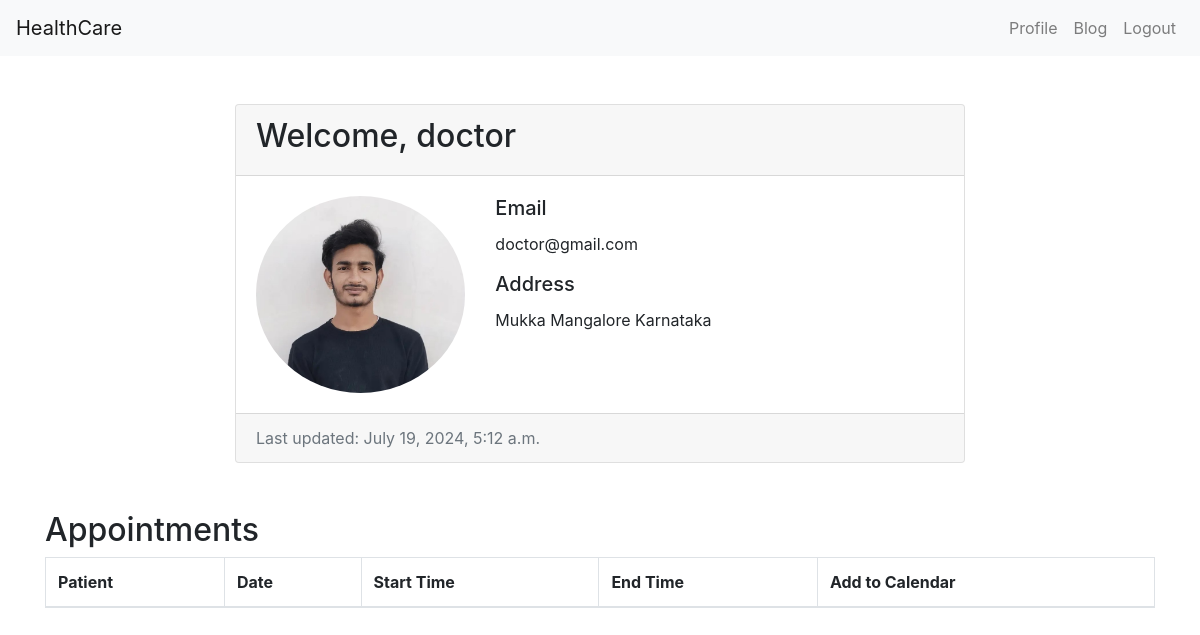
Before: /doctor_dashboard/ (signed in) with the older database file.
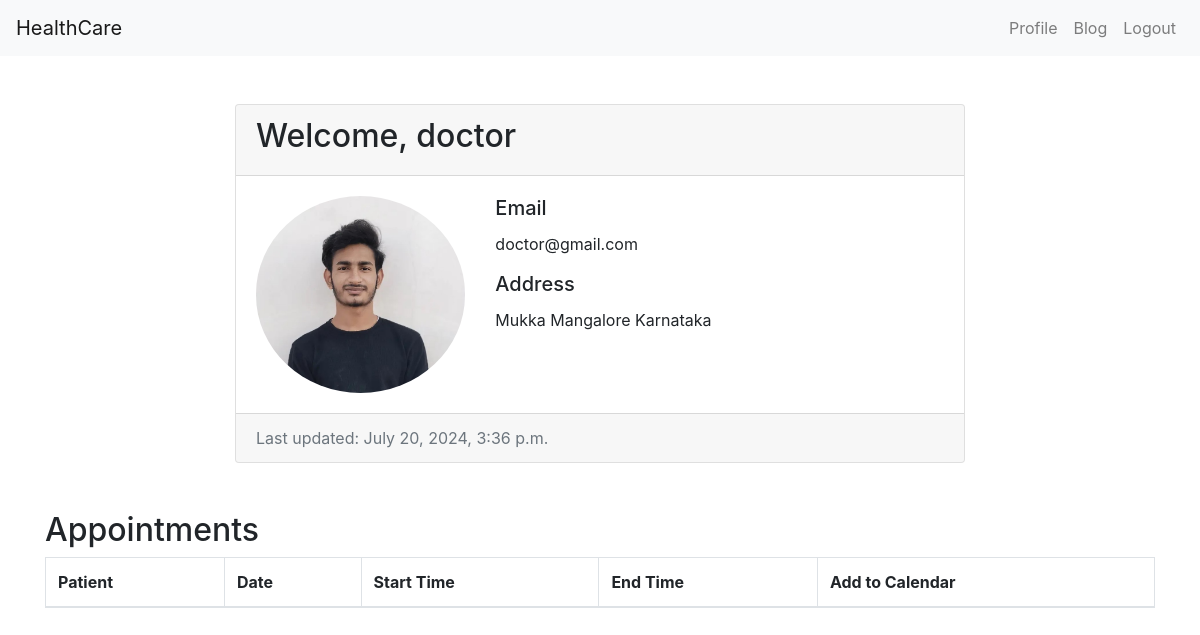
After: the same page with the newer database file.
### accounts/models.py (models this page shows)
class User(AbstractUser):
    is_patient = models.BooleanField(default=False)
    is_doctor = models.BooleanField(default=False)
    address = models.TextField(blank=True, null=True)
    profile_picture = models.ImageField(upload_to='profile_pics/', blank=True, null=True)
    groups = models.ManyToManyField(
        Group,
        related_name='custom_user_set',  # Unique related name for custom User model
        blank=True,
        help_text='The groups this user belongs to.',
        related_query_name='user'
    )
    user_permissions = models.ManyToManyField(
        Permission,
        related_name='custom_user_set',  # Unique related name for custom User model
        blank=True,
        help_text='Specific permissions for this user.',
        related_query_name='user'
    )

### accounts/decorators.py (the view)
        def _wrapped_view(request, *args, **kwargs):
            if not getattr(request.user, f'is_{user_type}', False):
                return HttpResponseForbidden("You are not authorized to view this page.")
            return view_func(request, *args, **kwargs)

### accounts/views.py (called while the page is built)
@login_required
@user_type_required('doctor')
def doctor_dashboard(request):
    if not request.user.is_doctor:
        return HttpResponseForbidden("You are not authorized to view this page.")
    appointments = Appointment.objects.filter(doctor=request.user)
    return render(request, 'doctor_dashboard.html', {'appointments': appointments})

### templates/doctor_dashboard.html (shortened to what this page needs)
<!DOCTYPE html>
<html lang="en">
<head>
    <link href="https://stackpath.bootstrapcdn.com/bootstrap/4.5.2/css/bootstrap.min.css" rel="stylesheet">
</head>
<body>
    <nav class="navbar navbar-expand-lg navbar-light bg-light">
        <a class="navbar-brand" href="#">HealthCare</a>
        <div class="collapse navbar-collapse" id="navbarNav">
            <ul class="navbar-nav ml-auto">
                <li class="nav-item">
                    <a class="nav-link" href="#">Profile</a>
                </li>
                <li class="nav-item">
                    <a class="nav-link" href="{% url 'doctor_blog_list' %}">Blog</a>
                </li>
                <li class="nav-item">
                    <a class="nav-link" href="{% url 'logout' %}">Logout</a>
                </li>
            </ul>
        </div>
    </nav>
    <div class="container mt-5">
        <div class="row justify-content-center">
            <div class="col-md-8">
                <div class="card">
                    <div class="card-header">
                        <h2>Welcome, {{ user.username }}</h2>
                    </div>
                    <div class="card-body">
                        <div class="row">
                            <div class="col-md-4">
                                <img src="{{ user.profile_picture.url }}" class="img-fluid rounded-circle" alt="Profile Picture">
                            </div>
                            <div class="col-md-8">
                                <h5 class="card-title">Email</h5>
                                <p class="card-text">{{ user.email }}</p>
                                <h5 class="card-title">Address</h5>
                                <p class="card-text">{{ user.address }}</p>
                            </div>
                        </div>
                    </div>
                    <div class="card-footer text-muted">
                        Last updated: {{ user.last_login }}
                    </div>
                </div>
            </div>
        </div>
    </div>
    <div class="container mt-5">
        <h2>Appointments</h2>
        <table class="table table-bordered">
            <thead>
                <tr>
                    <th>Patient</th>
                    <th>Date</th>
                    <th>Start Time</th>
                    <th>End Time</th>
                    <th>Add to Calendar</th>
                </tr>
            </thead>
        </table>
    </div>
</body>
</html>

Changed rows visible on the page:
changed User "doctor": last_login "July 19, 2024, 5:12 a.m." → "July 20, 2024, 3:36 p.m."
